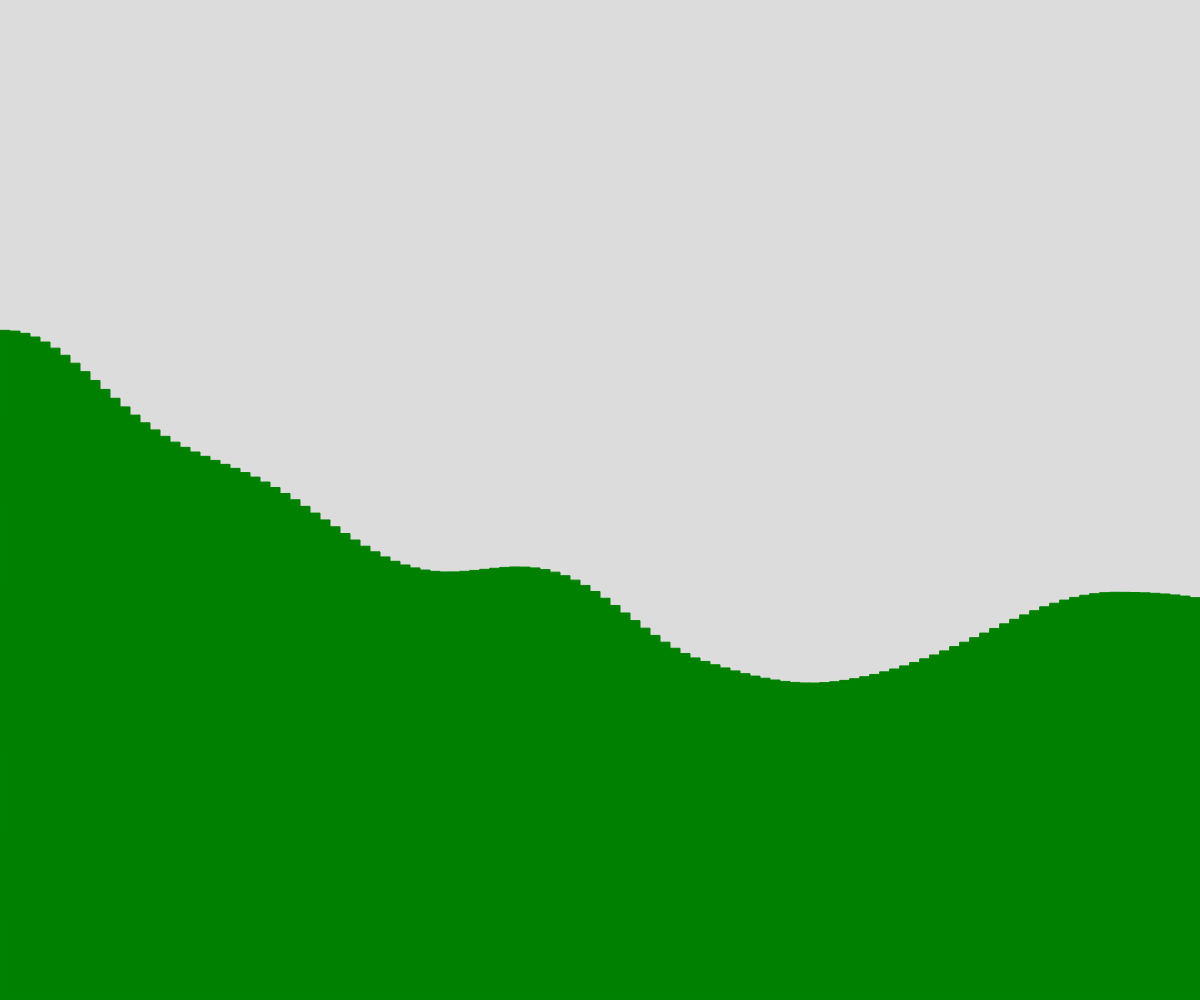
Frame 1 (no input)
Frame 60 (no input): identical to frame 1, image omitted
Frame 120 (the mouse pressed at the canvas centre since frame 60): identical to frame 1, image omitted

The p5.js sketch that drew this single still picture (run headless with seeded random() and noise() and a simulated clock; from frame 60 on, the mouse is pressed at the canvas centre):

// p5.js sketch
// ── sketch.js
// Terrain generation demo with perlin noise

let terrain = [];

async function setup() {
  createCanvas(windowWidth, windowHeight);
  generateTerrain();
  
}

function draw() {
  background(220);
  
  stroke('green');
  fill('green');

  for (let theRect of terrain){
    rect(theRect.x, theRect.y, theRect.w, theRect.h);
  }
}

function spawnRectangle(leftSide, rectWidth, rectHeight) {
  let theRect = {
    x: leftSide,
    y: height - rectHeight,
    w: rectWidth,
    h: rectHeight,
  };

  return theRect;
}

function generateTerrain() {
  let theWidth = 10;
  let time = 0;
  let deltaTime = 0.009;
  for (let i = 0; i < width/theWidth; i++) {
    let theHeight = noise(time) * height;
    let someRect = spawnRectangle(theWidth*i, theWidth, theHeight);
    terrain.push(someRect);
    time += deltaTime;
  }
}
